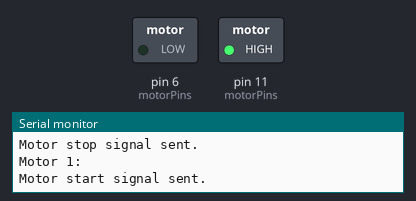
The sketch below on a simulated Arduino Uno, built with avr-gcc and run on an emulated ATmega328P. On the bench: switched loads named in the sketch (green lamp = pin HIGH), the last lines printed to the serial monitor. At 3.1 s the program stops and its outputs stay as they are.

Above: at 0.2 s.
At 1.7 s:
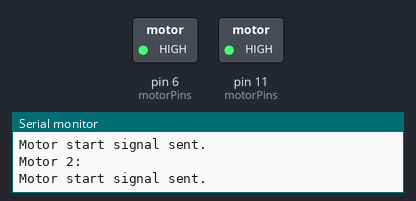
Timing chart, 0 to 3.2 s (numbered marks = the images above):
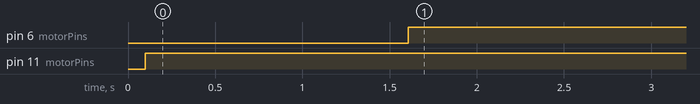

The sketch:

PellvacMultipleMotorsController.ino
```cpp
// Include libraries
#include "PellvacControllerMotor.h"

// CONFIG! Change these values
// List the motor pins in the order you want them to start.
int motorPins[] = {11, 6};
// Change the value to the time im ms you want to wait between motor starts.
#define motorDelay 1500
#define SerialSpeed 31250

// Hands OFF!
const int numberOfMotors = sizeof(motorPins) / sizeof(motorPins[0]);
PellvacControllerMotor motors[numberOfMotors];


void setup() {
  Serial.begin(SerialSpeed);
  while (!Serial) {};
  Serial.print("Serial communication started with a baud rate of ");
  Serial.print(SerialSpeed, DEC);
  Serial.println(".");

  Serial.println("####################################");
  Serial.println("Starting setup.");
  Serial.println();

  for (int pin : motorPins){
    static int position = 0;
    motors[position] = PellvacControllerMotor();
    motors[position].setup(pin);
    position++;
  }

}

void loop() {


  for (PellvacControllerMotor motor : motors){
    static int motorNumber = 1;
    Serial.print("Motor ");
    Serial.print(motorNumber, DEC);
    Serial.println(":");
    motor.start();
    delay(motorDelay);
    motorNumber++;
  }

  Serial.println("All start signals sent. Please check the motors.");

  while(true) {};

}
```

PellvacControllerMotor.cpp
```cpp
#include "Arduino.h"
#include "PellvacControllerMotor.h"

PellvacControllerMotor::PellvacControllerMotor(){
  //Empty constructor for better instantiation control.
  Serial.println("PellvacControllerMotor object instantiated.");
}

bool PellvacControllerMotor::setup(int MotorPin){
  //Setting the private variables and setting up the sensorPin
  _pin = MotorPin;
  Serial.print("Motor pin is set to ");
  Serial.print(_pin, DEC);
  Serial.println(".");

  pinMode(_pin, OUTPUT);
  Serial.println("Motor pin set to OUTPUT mode.");

  stop();
  return true;
}

bool PellvacControllerMotor::start(){
  digitalWrite(_pin, HIGH);
  Serial.println("Motor start signal sent.");

  return true;
}

bool PellvacControllerMotor::stop(){
  digitalWrite(_pin, LOW);
  Serial.println("Motor stop signal sent.");

  return true;
}
```

PellvacControllerMotor.h
```cpp
#ifndef PellvacControllerMotor_h
#define PellvacControllerMotor_h
#include "Arduino.h"

class PellvacControllerMotor {
  public:
    PellvacControllerMotor();
    bool setup(int MotorPin);
    bool start();
    bool stop();
  private:
    int _pin;

};

#endif
```

Measured:
- by itself, pin 6 (motorPins): LOW → HIGH at 1.6 s
- by itself, pin 11 (motorPins): LOW → HIGH at 0.10 s
